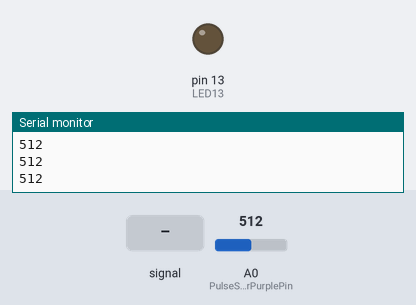
Bench run of a sketch on a simulated Arduino Uno, built with avr-gcc and run on an emulated ATmega328P. On the bench: output pins drawn as LEDs (lit = HIGH), the last lines printed to the serial monitor. Dashed ring = blinking. The test bench sets the inputs (shaded band); at power-on: A0 (PulseSensorPurplePin) = 512.

Above: at 1.2 s.
1.3 s: A0 (PulseSensorPurplePin) fed a 200 Hz sine of ±81 counts around its level
At 1.54 s:
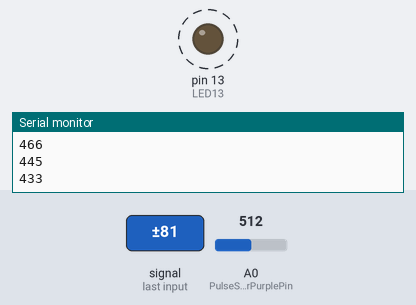
4.3 s: A0 (PulseSensorPurplePin) set to 716
At 4.3 s:
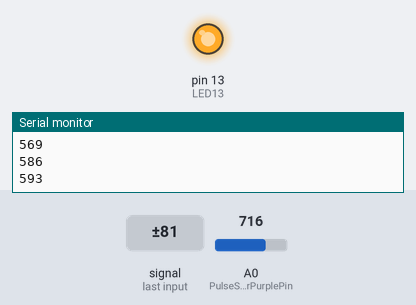
5.8 s: A0 (PulseSensorPurplePin) set to 569
7.3 s: A0 (PulseSensorPurplePin) set to 532
At 7.6 s:
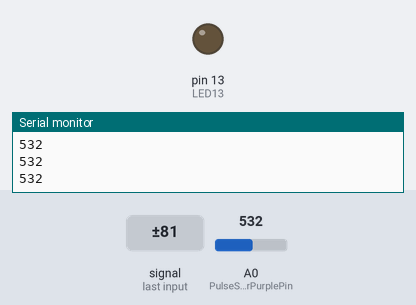
8.8 s: A0 (PulseSensorPurplePin) set to 560
At 10.1 s:
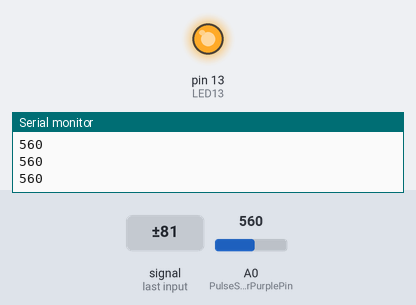
Timing chart, 0 to 11.3 s (numbered marks = the images above; inputs shaded):
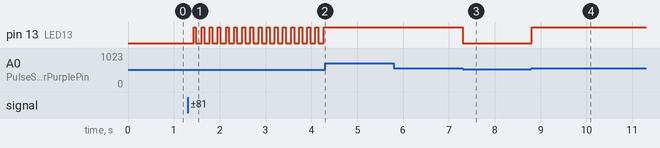

The sketch:

SensorPulso-ArduinoUno.ino
```cpp
/*  Proyecto de inicio PulseSensor y probador de señal.
 *  The Best Way to Get Started  With, or See the Raw Signal of, your PulseSensor.com™ & Arduino.
 *
 *  Here is a link to the tutorial
 *  https://pulsesensor.com/pages/code-and-guide
 *
 *  WATCH ME (Tutorial Video):
 *  https://www.youtube.com/watch?v=RbB8NSRa5X4
 *
 *
-------------------------------------------------------------
1) Esto muestra un pulso humano en vivo.
2) Visualización en vivo en el "Trazador de serie" de Arduino.
3) Parpadea un LED en cada latido.
4) Esta es la señal directa del sensor de pulso.
5) Un excelente primer paso para solucionar problemas de su circuito y conexiones.
6) Código "legible para humanos" que sea amigable para los novatos ".

*/


//  Variables
int PulseSensorPurplePin = 0;         // Sensor de pulso ALAMBRE MARRON conectado a ANALOG PIN 0
int LED13 = 13;                       // El Arduion a bordo LED


int Senial;                // contiene los datos sin procesar entrantes. El valor de la señal puede variar de 0-1024
int Threshold = 550;       // Determine qué señal debe "contar como un latido" y cuál debe realizar.


// The SetUp Function:
void setup() {
  pinMode(LED13,OUTPUT);         // pin que parpadeará a los latidos de tu corazón!
  Serial.begin(9600);            // Configurar la comunicación serial a cierta velocidad.

}

// The Main Loop Function
void loop() {

  Senial = analogRead(PulseSensorPurplePin);  // Lea el valor del PulseSensor.
                                              // Asigne este valor a la variable "Señal".

   Serial.println(Senial);                    // Envíe el valor de la señal al trazador de serie.


   if(Senial > Threshold){                    // Si la señal está por encima de "550", entonces "encienda" el LED integrado de Arduino.
     digitalWrite(LED13,HIGH);
   } else {
     digitalWrite(LED13,LOW);                 //  De lo contrario, la señal debe estar por debajo de "550", así que "apague" este LED.
   }


delay(10);


}
```

Measured:
- the behaviour switches between 551 and 550 on A0 (PulseSensorPurplePin) (found by bisection; images 2 and 3)
- after the input at 1.3 s, pin 13 (LED13): alternates HIGH for 0.06 s and LOW for 0.11 s, starting after 0.13 s
- after the input at 4.3 s, pin 13 (LED13): stops changing and stays HIGH
- after the input at 7.3 s, pin 13 (LED13): HIGH → LOW at once
- after the input at 8.8 s, pin 13 (LED13): LOW → HIGH at once
